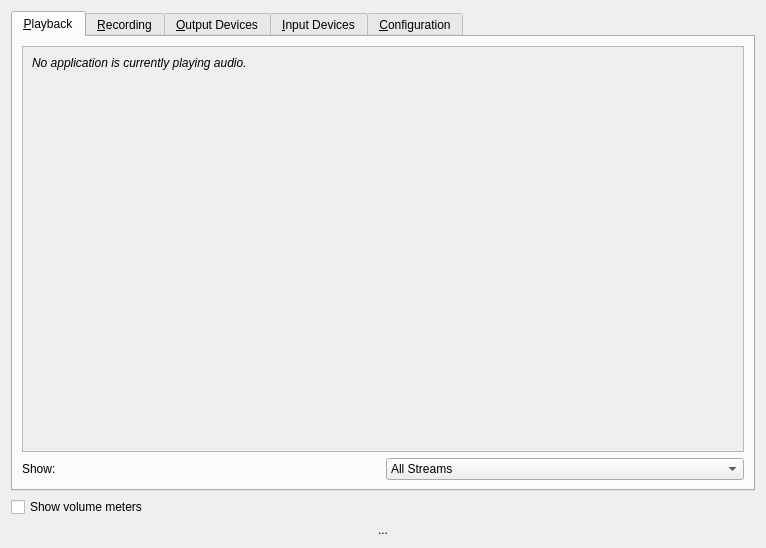
<?xml version="1.0" encoding="UTF-8"?>
<ui version="4.0">
 <class>MainWindow</class>
 <widget class="QDialog" name="MainWindow">
  <property name="geometry">
   <rect>
    <x>0</x>
    <y>0</y>
    <width>766</width>
    <height>548</height>
   </rect>
  </property>
  <property name="windowTitle">
   <string>Volume Control</string>
  </property>
  <property name="windowIcon">
   <iconset theme="multimedia-volume-control">
    <normaloff>.</normaloff>.</iconset>
  </property>
  <layout class="QVBoxLayout" name="verticalLayout">
   <item>
    <widget class="QTabWidget" name="notebook">
     <property name="currentIndex">
      <number>0</number>
     </property>
     <widget class="QWidget" name="tab">
      <attribute name="title">
       <string>&amp;Playback</string>
      </attribute>
      <layout class="QGridLayout" name="gridLayout">
       <item row="0" column="0" colspan="2">
        <widget class="QScrollArea" name="scrollArea">
         <property name="widgetResizable">
          <bool>true</bool>
         </property>
         <widget class="QWidget" name="streamsVBox">
          <property name="geometry">
           <rect>
            <x>0</x>
            <y>0</y>
            <width>730</width>
            <height>423</height>
           </rect>
          </property>
          <property name="sizePolicy">
           <sizepolicy hsizetype="Preferred" vsizetype="Maximum">
            <horstretch>0</horstretch>
            <verstretch>0</verstretch>
           </sizepolicy>
          </property>
          <layout class="QVBoxLayout" name="verticalLayout_2">
           <item>
            <widget class="QLabel" name="noStreamsLabel">
             <property name="text">
              <string>&lt;i&gt;No application is currently playing audio.&lt;/i&gt;</string>
             </property>
            </widget>
           </item>
          </layout>
         </widget>
        </widget>
       </item>
       <item row="1" column="0">
        <widget class="QLabel" name="label">
         <property name="text">
          <string>Show:</string>
         </property>
        </widget>
       </item>
       <item row="1" column="1">
        <widget class="QComboBox" name="sinkInputTypeComboBox">
         <item>
          <property name="text">
           <string>All Streams</string>
          </property>
         </item>
         <item>
          <property name="text">
           <string>Applications</string>
          </property>
         </item>
         <item>
          <property name="text">
           <string>Virtual Streams</string>
          </property>
         </item>
        </widget>
       </item>
      </layout>
     </widget>
     <widget class="QWidget" name="tab_2">
      <attribute name="title">
       <string>&amp;Recording</string>
      </attribute>
      <layout class="QGridLayout" name="gridLayout_2">
       <item row="0" column="0" colspan="2">
        <widget class="QScrollArea" name="scrollArea_2">
         <property name="widgetResizable">
          <bool>true</bool>
         </property>
         <widget class="QWidget" name="recsVBox">
          <property name="geometry">
           <rect>
            <x>0</x>
            <y>0</y>
            <width>730</width>
            <height>423</height>
           </rect>
          </property>
          <property name="sizePolicy">
           <sizepolicy hsizetype="Preferred" vsizetype="Maximum">
            <horstretch>0</horstretch>
            <verstretch>0</verstretch>
           </sizepolicy>
          </property>
          <layout class="QVBoxLayout" name="verticalLayout_3">
           <item>
            <widget class="QLabel" name="noRecsLabel">
             <property name="text">
              <string>&lt;i&gt;No application is currently recording audio.&lt;/i&gt;</string>
             </property>
            </widget>
           </item>
          </layout>
         </widget>
        </widget>
       </item>
       <item row="1" column="0">
        <widget class="QLabel" name="label_2">
         <property name="text">
          <string>Show:</string>
         </property>
        </widget>
       </item>
       <item row="1" column="1">
        <widget class="QComboBox" name="sourceOutputTypeComboBox">
         <item>
          <property name="text">
           <string>All Streams</string>
          </property>
         </item>
         <item>
          <property name="text">
           <string>Applications</string>
          </property>
         </item>
         <item>
          <property name="text">
           <string>Virtual Streams</string>
          </property>
         </item>
        </widget>
       </item>
      </layout>
     </widget>
     <widget class="QWidget" name="tab_3">
      <attribute name="title">
       <string>&amp;Output Devices</string>
      </attribute>
      <layout class="QGridLayout" name="gridLayout_3">
       <item row="0" column="0" colspan="2">
        <widget class="QScrollArea" name="scrollArea_3">
         <property name="widgetResizable">
          <bool>true</bool>
         </property>
         <widget class="QWidget" name="sinksVBox">
          <property name="geometry">
           <rect>
            <x>0</x>
            <y>0</y>
            <width>730</width>
            <height>423</height>
           </rect>
          </property>
          <property name="sizePolicy">
           <sizepolicy hsizetype="Preferred" vsizetype="Maximum">
            <horstretch>0</horstretch>
            <verstretch>0</verstretch>
           </sizepolicy>
          </property>
          <layout class="QVBoxLayout" name="verticalLayout_4">
           <item>
            <widget class="QLabel" name="noSinksLabel">
             <property name="text">
              <string>&lt;i&gt;No output devices available&lt;/i&gt;</string>
             </property>
            </widget>
           </item>
          </layout>
         </widget>
        </widget>
       </item>
       <item row="1" column="0">
        <widget class="QLabel" name="label_3">
         <property name="text">
          <string>Show:</string>
         </property>
        </widget>
       </item>
       <item row="1" column="1">
        <widget class="QComboBox" name="sinkTypeComboBox">
         <item>
          <property name="text">
           <string>All Output Devices</string>
          </property>
         </item>
         <item>
          <property name="text">
           <string>Hardware Output Devices</string>
          </property>
         </item>
         <item>
          <property name="text">
           <string>Virtual Output Devices</string>
          </property>
         </item>
        </widget>
       </item>
      </layout>
     </widget>
     <widget class="QWidget" name="tab_4">
      <attribute name="title">
       <string>&amp;Input Devices</string>
      </attribute>
      <layout class="QGridLayout" name="gridLayout_4">
       <item row="0" column="0" colspan="2">
        <widget class="QScrollArea" name="scrollArea_4">
         <property name="widgetResizable">
          <bool>true</bool>
         </property>
         <widget class="QWidget" name="sourcesVBox">
          <property name="geometry">
           <rect>
            <x>0</x>
            <y>0</y>
            <width>730</width>
            <height>423</height>
           </rect>
          </property>
          <property name="sizePolicy">
           <sizepolicy hsizetype="Preferred" vsizetype="Maximum">
            <horstretch>0</horstretch>
            <verstretch>0</verstretch>
           </sizepolicy>
          </property>
          <layout class="QVBoxLayout" name="verticalLayout_5">
           <item>
            <widget class="QLabel" name="noSourcesLabel">
             <property name="text">
              <string>&lt;i&gt;No input devices available&lt;/i&gt;</string>
             </property>
            </widget>
           </item>
          </layout>
         </widget>
        </widget>
       </item>
       <item row="1" column="0">
        <widget class="QLabel" name="label_4">
         <property name="text">
          <string>Show:</string>
         </property>
        </widget>
       </item>
       <item row="1" column="1">
        <widget class="QComboBox" name="sourceTypeComboBox">
         <item>
          <property name="text">
           <string>All Input Devices</string>
          </property>
         </item>
         <item>
          <property name="text">
           <string>All Except Monitors</string>
          </property>
         </item>
         <item>
          <property name="text">
           <string>Hardware Input Devices</string>
          </property>
         </item>
         <item>
          <property name="text">
           <string>Virtual Input Devices</string>
          </property>
         </item>
         <item>
          <property name="text">
           <string>Monitors</string>
          </property>
         </item>
        </widget>
       </item>
      </layout>
     </widget>
     <widget class="QWidget" name="tab_5">
      <attribute name="title">
       <string>&amp;Configuration</string>
      </attribute>
      <layout class="QVBoxLayout" name="verticalLayout_7">
       <item>
        <widget class="QScrollArea" name="scrollArea_5">
         <property name="widgetResizable">
          <bool>true</bool>
         </property>
         <widget class="QWidget" name="cardsVBox">
          <property name="geometry">
           <rect>
            <x>0</x>
            <y>0</y>
            <width>730</width>
            <height>433</height>
           </rect>
          </property>
          <property name="sizePolicy">
           <sizepolicy hsizetype="Preferred" vsizetype="Maximum">
            <horstretch>0</horstretch>
            <verstretch>0</verstretch>
           </sizepolicy>
          </property>
          <layout class="QVBoxLayout" name="verticalLayout_6">
           <item>
            <widget class="QLabel" name="noCardsLabel">
             <property name="text">
              <string>&lt;i&gt;No cards available for configuration&lt;/i&gt;</string>
             </property>
            </widget>
           </item>
          </layout>
         </widget>
        </widget>
       </item>
      </layout>
     </widget>
    </widget>
   </item>
   <item>
    <widget class="QCheckBox" name="showVolumeMetersCheckButton">
     <property name="text">
      <string>Show volume meters</string>
     </property>
    </widget>
   </item>
   <item>
    <widget class="QLabel" name="connectingLabel">
     <property name="text">
      <string>...</string>
     </property>
     <property name="alignment">
      <set>Qt::AlignCenter</set>
     </property>
     <property name="wordWrap">
      <bool>true</bool>
     </property>
     <property name="textInteractionFlags">
      <set>Qt::LinksAccessibleByMouse|Qt::TextSelectableByMouse</set>
     </property>
    </widget>
   </item>
  </layout>
 </widget>
 <resources/>
 <connections/>
</ui>
